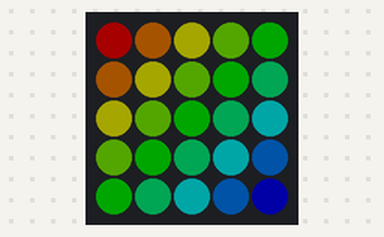
This sketch was run on a simulated ESP32. Parts: 5×5 RGB LED matrix (first LED top left, wired row by row). Dim RGB values are drawn brighter than linear.

Above: at 0.08 s.
At 0.44 s:
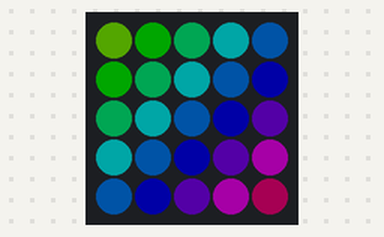
At 0.92 s:
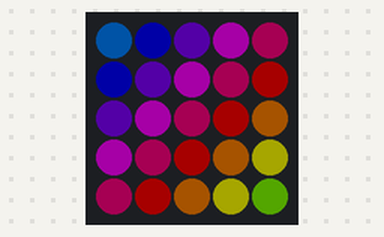
At 1.28 s:
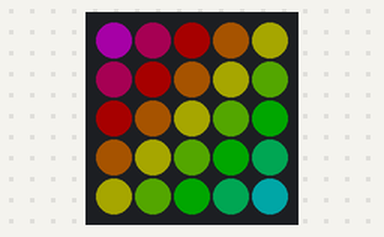
At 1.76 s:
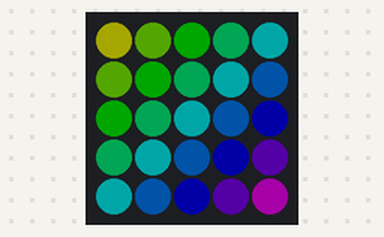

Measured:
- by itself, everything shown: repeats every 1.4 s, in 12 steps

The sketch:

rainbow.ino
```cpp
#include "M5Atom.h"

void setup()
{
    M5.begin(true, false, true);
}

int ptr = 0;

CRGB colors[] = {
  0xff0000,
  0xff8000,
  0xffff00,
  0x80ff00,
  0x00ff00,
  0x00ff80,
  0x00ffff,
  0x0080ff,
  0x0000ff,
  0x8000ff,
  0xff00ff,
  0xff0080
};

void loop()
{
    int i, j, t, x, y, p;
    p = ptr;
    for (i = 0; i < 9; i++) {
      t = 4 - abs(4 - i);
      for (j = 0; j <= t; j++) {
        if (i <= 4) {
          x = j;
          y = t - j;
        }
        else {
          x = (4 - t) + j;
          y = 4 - j;
        }
        M5.dis.drawpix(x, y, colors[p]);
      }
      p++;
      p = (p == 12) ? 0 : p;
    }
    delay(100);
    ptr++;
    ptr = (ptr == 12) ? 0 : ptr;
}
```
